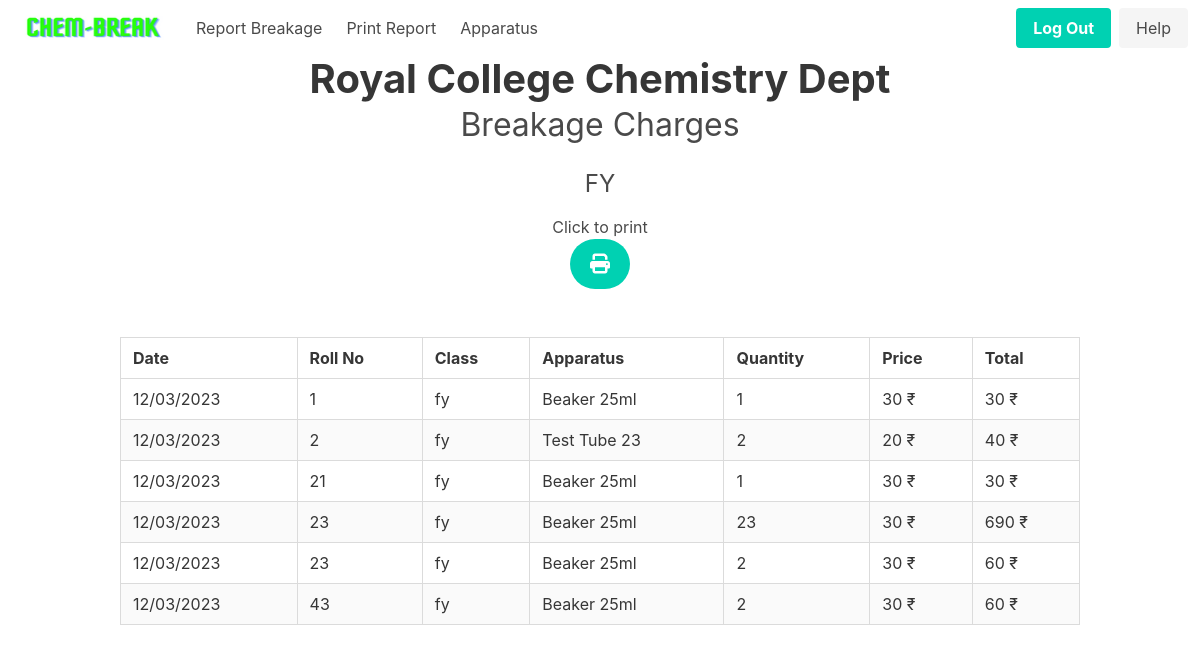
/test/home/records/fy (signed in), run on the app's committed database.
### app/models.py (models this page shows, shortened)
class Student(db.Model):
    __tablename__ = "student"
    id = db.Column(db.Integer, primary_key=True)
    unique_id = db.Column(db.String(100), unique=True, nullable=False)
    roll_no = db.Column(db.String(10), nullable=False)
    class_ = db.Column(db.String(10), nullable=False)
    section = db.Column(db.String(10), nullable=False, default="Chemistry")
    total_amount = db.relationship('Bank', backref='student', lazy=True)

### app/routes.py (the view)
@main.route("/test/home/records/<string:class_name>")
@login_required
def test_class_records(class_name):
    valid_classes = ['fy', 'sy', 'ty']
    if class_name.lower() not in valid_classes:
        abort(404)
    class_students = Student.query.filter_by(class_=class_name.lower()).all()
    view_records = []
    for student in class_students:
        breakages = Breakage.query.join(Apparatus).filter(
            and_(Breakage.student_unique_id == student.unique_id)).all()
        for breakage in breakages:
            view_record = ViewRecord(
                date=breakage.date.strftime('%d/%m/%Y'),
                roll_no=student.roll_no,
                class_=student.class_,
                section=student.section,
                apparatus=breakage.apparatus.name + " " + breakage.apparatus.size,
                quantity=breakage.quantity,
                price=breakage.apparatus.price,
                total_ammount=breakage.quantity * breakage.apparatus.price
            )
            view_records.append(view_record)
    sorted_records = sorted(view_records, key=lambda x: x.roll_no)
    return render_template('class_records.html', records=sorted_records, class_name=class_name.upper())

### app/__init__.py (called while the page is built)
def create_app(config=None):
    app = Flask(__name__)
    if config:
        app.config.from_object(config)
    db.init_app(app)
    login_manager = LoginManager()
    login_manager.login_view = 'auth.login'
    login_manager.init_app(app)
    with app.app_context():
        from app.models import User, Breakage, Student, Apparatus, Record, Bank
        db.create_all()
    from app.models import User
    @login_manager.user_loader
    def load_user(user_id):
        return User.query.get(int(user_id))
    from .auth import auth as auth_blueprint
    app.register_blueprint(auth_blueprint)
    from .routes import main as main_blueprint
    app.register_blueprint(main_blueprint)
    return app

### app/templates/class_records.html (shortened to what this page needs)
{% extends 'nav_base.html' %}
{% block content %}
<div class="container">
    <div class="columns is-vcentered is-center">
        <div class="column">
            <h1 class="title is-2 has-text-centered has-text-weight-bold">Royal College Chemistry Dept</h1>
            <h2 class="subtitle is-3 has-text-centered">Breakage Charges</h2>
            <h3 class="subtitle is-4 has-text-centered">{{ class_name }}</h3>
        </div>
    </div>
</div>
<div class="has-text-centered no-print mt-4">
    <h2>Click to print</h2>
    <a class="button is-primary is-medium is-rounded is-fixed-bottom-right" href="#"
        onclick="window.print(); return false;">
        <span class="icon">
            <i class="fas fa-print"></i>
        </span>
    </a>
</div>
<div class="container mt-6">
    <table class="table is-bordered is-striped is-hoverable is-fullwidth">
        <thead>
            <tr>
                <th>Date</th>
                <th>Roll No</th>
                <th>Class</th>
                <th>Apparatus</th>
                <th>Quantity</th>
                <th>Price</th>
                <th>Total</th>
            </tr>
        </thead>
        <tbody>
            {% for record in records %}
            <tr>
                <td>{{ record.date }}</td>
                <td>{{ record.roll_no }}</td>
                <td>{{ record.class_ }}</td>
                <td>{{ record.apparatus }}</td>
                <td>{{ record.quantity }}</td>
                <td>{{ record.price }} ₹</td>
                <td>{{ record.total_ammount }} ₹</td>
            </tr>
            {% endfor %}
        </tbody>
    </table>
</div>
{% endblock %}

### data on the page
Student: date "12/03/2023", roll_no "1", class_ "fy", apparatus "Beaker 25ml", quantity "1", price "30", total_ammount "30"
Student: date "12/03/2023", roll_no "2", class_ "fy", apparatus "Test Tube 23", quantity "2", price "20", total_ammount "40"
Student: date "12/03/2023", roll_no "21", class_ "fy", apparatus "Beaker 25ml", quantity "1", price "30", total_ammount "30"
Student: date "12/03/2023", roll_no "23", class_ "fy", apparatus "Beaker 25ml", quantity "23", price "30", total_ammount "690", quantity "2", total_ammount "60"
Student: date "12/03/2023", roll_no "43", class_ "fy", apparatus "Beaker 25ml", quantity "2", price "30", total_ammount "60"

### other printed values
{{ class_name }} "FY"
